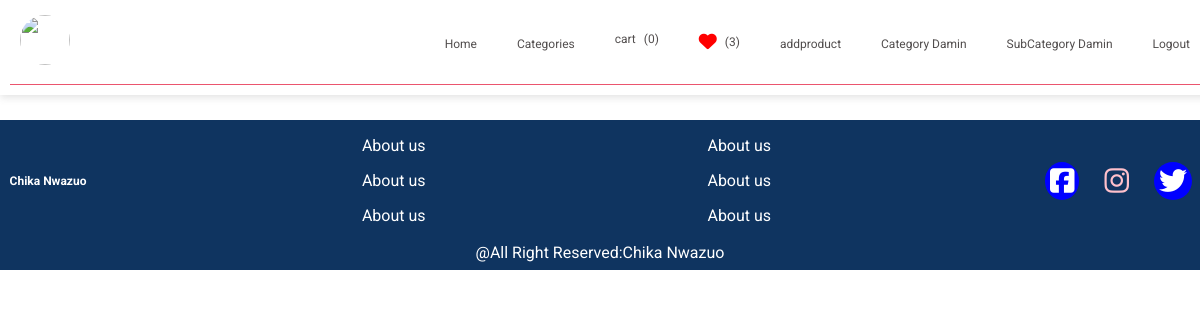
The page /mycart/ (signed in) on the database as committed earlier.
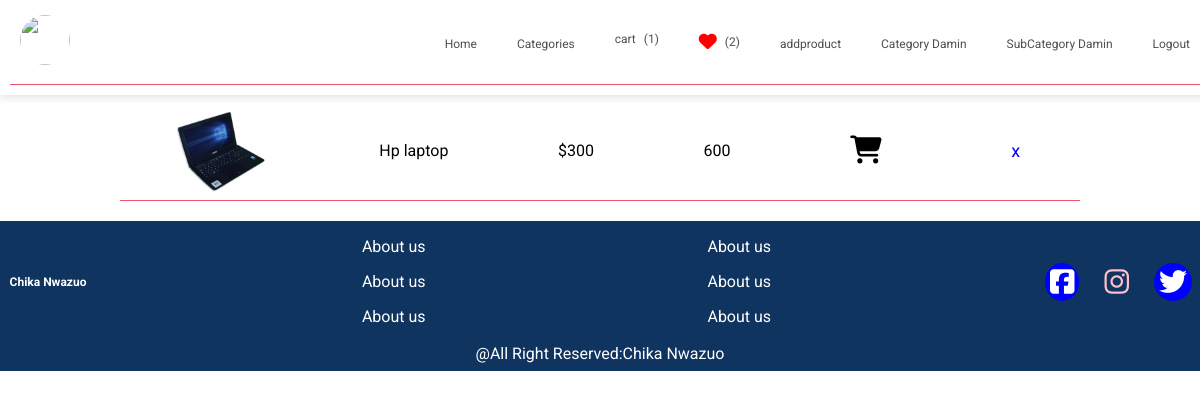
The same page on the database as committed later.
### adminapp/models.py (models this page shows, shortened)
class Cart(models.Model):
      product_id=models.ForeignKey(Product,related_name='product',on_delete=models.CASCADE)
      tottalprice=models.PositiveIntegerField()
      qty=models.IntegerField(default=1)
      users=models.ForeignKey(User,related_name='users', on_delete=models.CASCADE)

class Product(models.Model):
      name=models.CharField(max_length=255)
      price=models.PositiveIntegerField()
      category=models.ForeignKey(Subcategory,related_name='category',on_delete=models.CASCADE)
      keywords=models.TextField()
      description=models.TextField()
      image=models.ImageField(upload_to='image')
      views=models.IntegerField(default=0)

### commapp/views.py (the view)
# urls.py: path('mycart/',views.mycart.as_view(),name="mycart"),
class mycart(View):
    def get(self,request):
        if request.user.is_authenticated:
            mycart=Cart.objects.filter(users=request.user)
            context={'mycart':mycart}
            return render(request,'pages/mycart.html',context)
        else:
            return redirect('addminapp:login')

### commapp/context_processors.py (called while the page is built)
def category(request):
	category=Category.objects.all()
	categorytopbar=Category.objects.filter(categories__isnull=False).distinct()
	subcategory=Subcategory.objects.all()
	if request.user.is_authenticated:
		getwishlist=Wishlist.objects.filter(user=request.user).count()
		countcart=Cart.objects.filter(users=request.user).count()
	else:
		getwishlist=0
		countcart=0
	return{'category':category,'subcategory':subcategory,'categorytopbar':categorytopbar,'getwishlist':getwishlist,'countcart':countcart}

### commapp/templates/pages/mycart.html (shortened to what this page needs)
{% extends 'layout/based.html' %}
{% block content %}
<div class="mywishlistpage">
	<div class="wishlistitems">
		{% for cart in mycart %}
			<div class="wishlistdata">
				<img src="{{cart.product_id.image.url}}" alt="">
				<h1>{{cart.product_id.name}}</h1>
				<h1>${{cart.product_id.price}}</h1>
				<h1>{{cart.tottalprice}}</h1>
				<a href=""><i class="fa fa-shopping-cart" style="font-size:28px;color:black"></i></a>
				<a href="{% url 'commapp:deletecart' cart.id %}" class="removewishlist">x</a>
			</div>
		{% endfor %}
	</div>
</div>
{% endblock  %}

Rows that differ between the two databases and show on the page:
added Cart: product_id.image (picture), product_id.name "Hp laptop", product_id.price "300", tottalprice "600"
Other text that changed with them:
{{ countcart }}: "0" → "1"
{{ getwishlist }}: "3" → "2"
